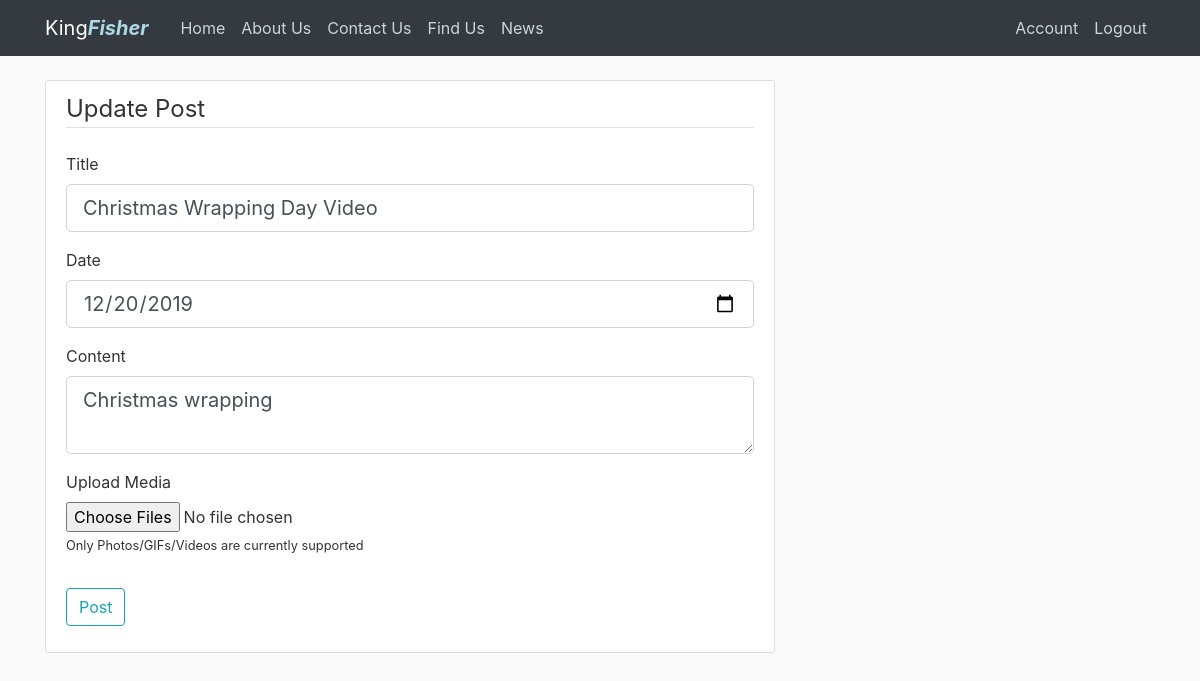
The app's page /post/3/update (signed in) with its own data.
### flasksite/models.py (models this page shows, shortened)
class Post(db.Model):
    id = db.Column(db.Integer, primary_key=True)
    title = db.Column(db.String(100), nullable=False)
    date = db.Column(db.DateTime, nullable=False, default=datetime.utcnow)
    content = db.Column(db.Text, nullable=False)
    media_file = db.Column(db.PickleType, default=None)
    user_id = db.Column(db.Integer, db.ForeignKey('user.id'), nullable=False)

### flasksite/posts/routes.py (the view)
@posts.route("/post/<int:post_id>/update", methods=['GET', 'POST'])
@login_required
def update_post(post_id):
    post = Post.query.get_or_404(post_id)
    form = PostForm()
    if form.validate_on_submit():
        try:
            for file in post.media_file:
                os.remove(os.path.join(current_app.root_path, 'static/post_media', file))
        except FileNotFoundError:
            pass
        media_file = []
        for file in form.media_file.data:
            if file.filename:
                media_file.append(save_media(file))
        post.title = form.title.data
        post.date = form.date.data
        post.content = form.content.data
        post.media_file = media_file
        db.session.commit()
        flash('Your post has been updated!', 'success')
        return redirect(url_for('posts.all_posts'))
    elif request.method == 'GET':
        form.title.data = post.title
        form.date.data = post.date
        form.content.data = post.content
    return render_template('create_post.html', title='Update Post', form=form, legend='Update Post')

### flasksite/posts/forms.py
class PostForm(FlaskForm):
    title = StringField('Title', validators=[DataRequired()])
    date = DateField('Date', format='%Y-%m-%d', default=datetime.today)
    content = TextAreaField('Content', validators=[DataRequired()])
    media_file = MultipleFileField('Upload Media',
                                   validators=[FileAllowed(['jpg', 'png', 'gif', 'mp4', 'mov', 'webm'])])
    submit = SubmitField('Post')

### flasksite/models.py (called while the page is built)
@login_manager.user_loader
def load_user(user_id):
    return User.query.get(int(user_id))

### flasksite/templates/create_post.html (shortened to what this page needs)
{% extends "layout.html" %}
{% block content %}
<div class="col-md-8">
    <div class="content-section">
        <form action="" enctype="multipart/form-data" method="POST">
            <fieldset class="form-group">
                <legend class="border-bottom mb-4">{{ legend }}</legend>
                <div class="form-group">
                    {{ form.title.label(class="form-control-label") }}
                    {% if form.title.errors %}
                    {{ form.title(class="form-control form-control-lg is-invalid") }}
                    <div class="invalid-feedback">
                        {% for error in form.title.errors %}
                        <span>{{ error }}</span>
                        {% endfor %}
                    </div>
                    {% else %}
                    {{ form.title(class="form-control form-control-lg") }}
                    {% endif %}
                </div>
                <div class="form-group">
                    {{ form.date.label(class="form-control-label") }}
                    {% if form.date.errors %}
                    {{ form.date(class="form-control form-control-lg is-invalid") }}
                    <div class="invalid-feedback">
                        {% for error in form.date.errors %}
                        <span>{{ error }}</span>
                        {% endfor %}
                    </div>
                    {% else %}
                    {{ form.date(class="form-control form-control-lg") }}
                    {% endif %}
                </div>
                <div class="form-group">
                    {{ form.content.label(class="form-control-label") }}
                    {% if form.content.errors %}
                    {{ form.content(class="form-control form-control-lg is-invalid") }}
                    <div class="invalid-feedback">
                        {% for error in form.content.errors %}
                        <span>{{ error }}</span>
                        {% endfor %}
                    </div>
                    {% else %}
                    {{ form.content(class="form-control form-control-lg") }}
                    {% endif %}
                </div>
                <div class="form-group">
                    {{ form.media_file.label() }}
                    {{ form.media_file(class="form-control-file") }}
                    <small>Only Photos/GIFs/Videos are currently supported</small>
                </div>
            </fieldset>
            <div class="form-group">
                {{ form.submit(class="btn btn-outline-info") }}
            </div>
        </form>
    </div>
</div>
{% endblock content %}

### flasksite/static/main.css (style rules this page uses)
body { background: #fafafa; color: #333333; margin-top: 5rem; position: relative; }
html { scroll-behavior: smooth; }
.content-section { background: #ffffff; padding: 10px 20px; border: 1px solid #dddddd; border-radius: 3px; margin-bottom: 20px; }

### records on screen
Post: title "Christmas Wrapping Day Video", date "12/20/2019", content "Christmas wrapping"

### other values on screen
{{ legend }} "Update Post"
